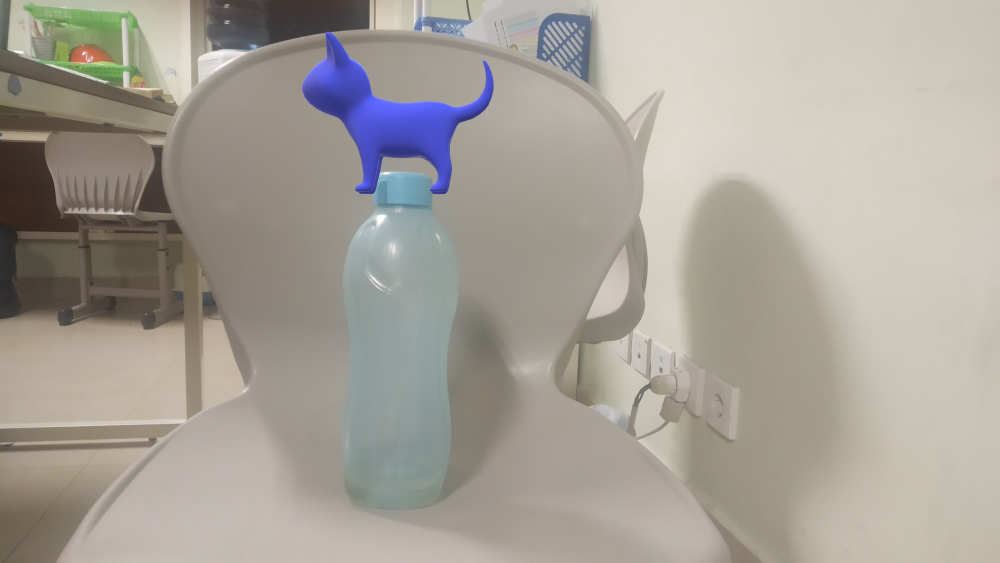
#> input picture Tugas3-ImageSegmentation/imgA.jpg, 4000 x 2250 px (shown at 1/4 size)
$ python 1_levitation.py
#> lines starting #> are read from the running program, lines starting #| are printed output that depends on the picture
import cv2
import matplotlib.pyplot as plt

# Baca gambar A, B, dan C
image_A = cv2.imread('imgA.jpg')
#> image_A is the input picture: shape (2250, 4000, 3); mean B, G, R 152.1, 161.3, 166.6
image_B = cv2.imread('imgB.jpg')
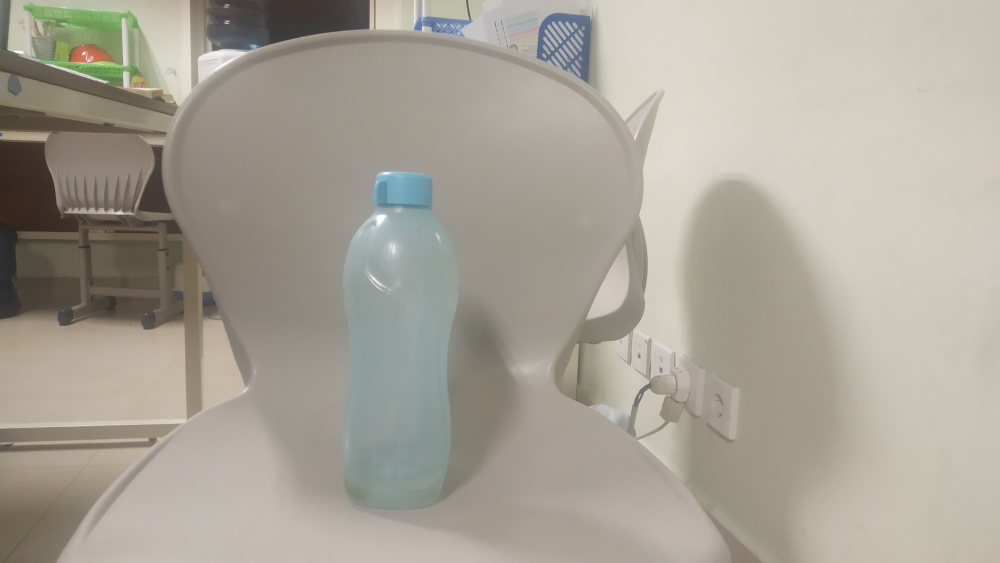
#> input picture Tugas3-ImageSegmentation/imgB.jpg, 4000 x 2250 px (shown at 1/4 size)
#> image_B is the input picture: shape (2250, 4000, 3); mean B, G, R 151.1, 162.7, 168.3
image_C = cv2.imread('imgA-B.jpg')
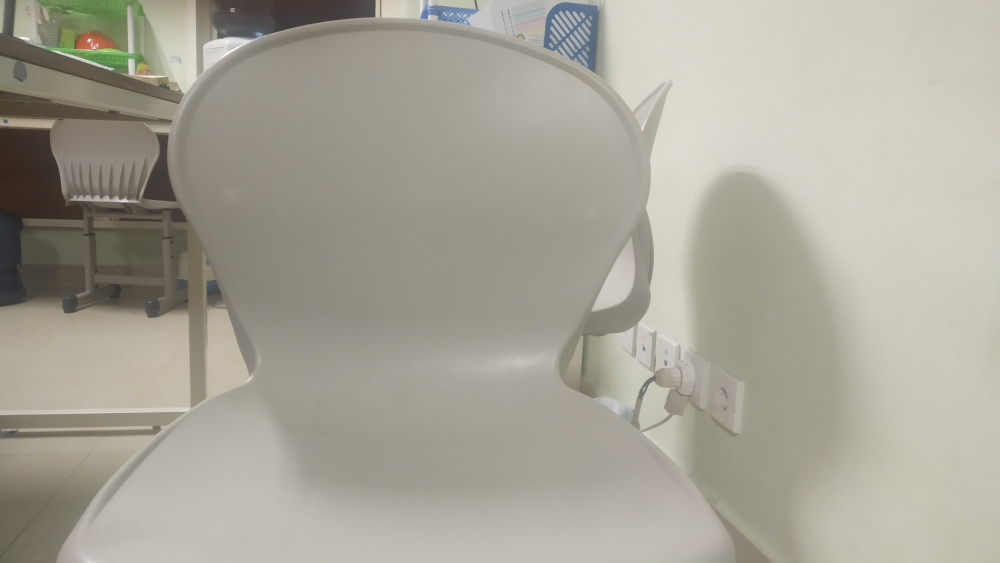
#> input picture Tugas3-ImageSegmentation/imgA-B.jpg, 4000 x 2250 px (shown at 1/4 size)
#> image_C is the input picture: shape (2250, 4000, 3); mean B, G, R 152.5, 164.2, 168.1

# Resize semua gambar menjadi dimensi yang lebih kecil
new_dimensions = (500, 500)  # Ganti dimensi ini sesuai kebutuhan

image_A_resized = cv2.resize(image_A, new_dimensions)
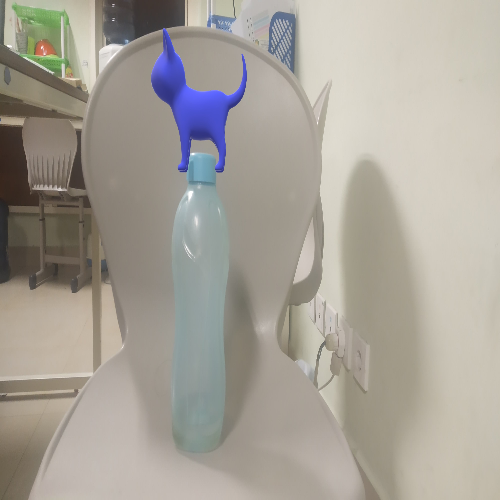
#> image_A_resized: shape (500, 500, 3); mean B, G, R 152.1, 161.3, 166.5
image_B_resized = cv2.resize(image_B, new_dimensions)
image_C_resized = cv2.resize(image_C, new_dimensions)
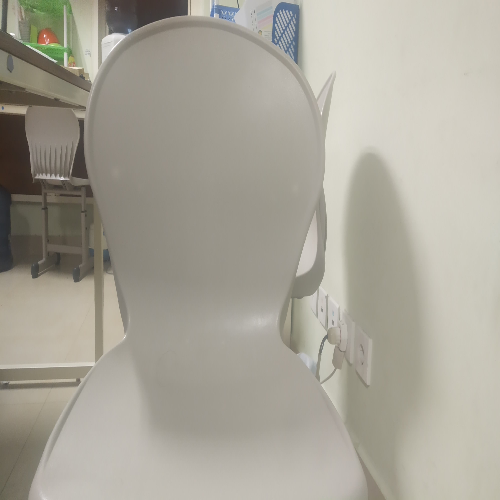
#> image_C_resized: shape (500, 500, 3); mean B, G, R 152.5, 164.2, 168.1

# Hitung X = (A - B) + C pada gambar yang sudah diresize
image_X = cv2.add(cv2.subtract(image_A_resized, image_B_resized), image_C_resized)

# Menampilkan gambar dalam subplot 2 baris 2 kolom
plt.subplot(2, 2, 1)
plt.imshow(cv2.cvtColor(image_A_resized, cv2.COLOR_BGR2RGB))
plt.title('Gambar A')
plt.axis('off')

plt.subplot(2, 2, 2)
plt.imshow(cv2.cvtColor(image_B_resized, cv2.COLOR_BGR2RGB))
plt.title('Gambar B')
plt.axis('off')

plt.subplot(2, 2, 3)
plt.imshow(cv2.cvtColor(image_C_resized, cv2.COLOR_BGR2RGB))
plt.title('Gambar C')
plt.axis('off')

plt.subplot(2, 2, 4)
plt.imshow(cv2.cvtColor(image_X, cv2.COLOR_BGR2RGB))
plt.title('Gambar (A-B)+C')
plt.axis('off')

plt.show()
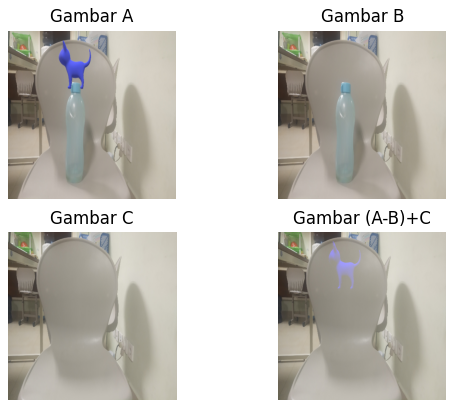
#> figure drawn by matplotlib, 4 panels
